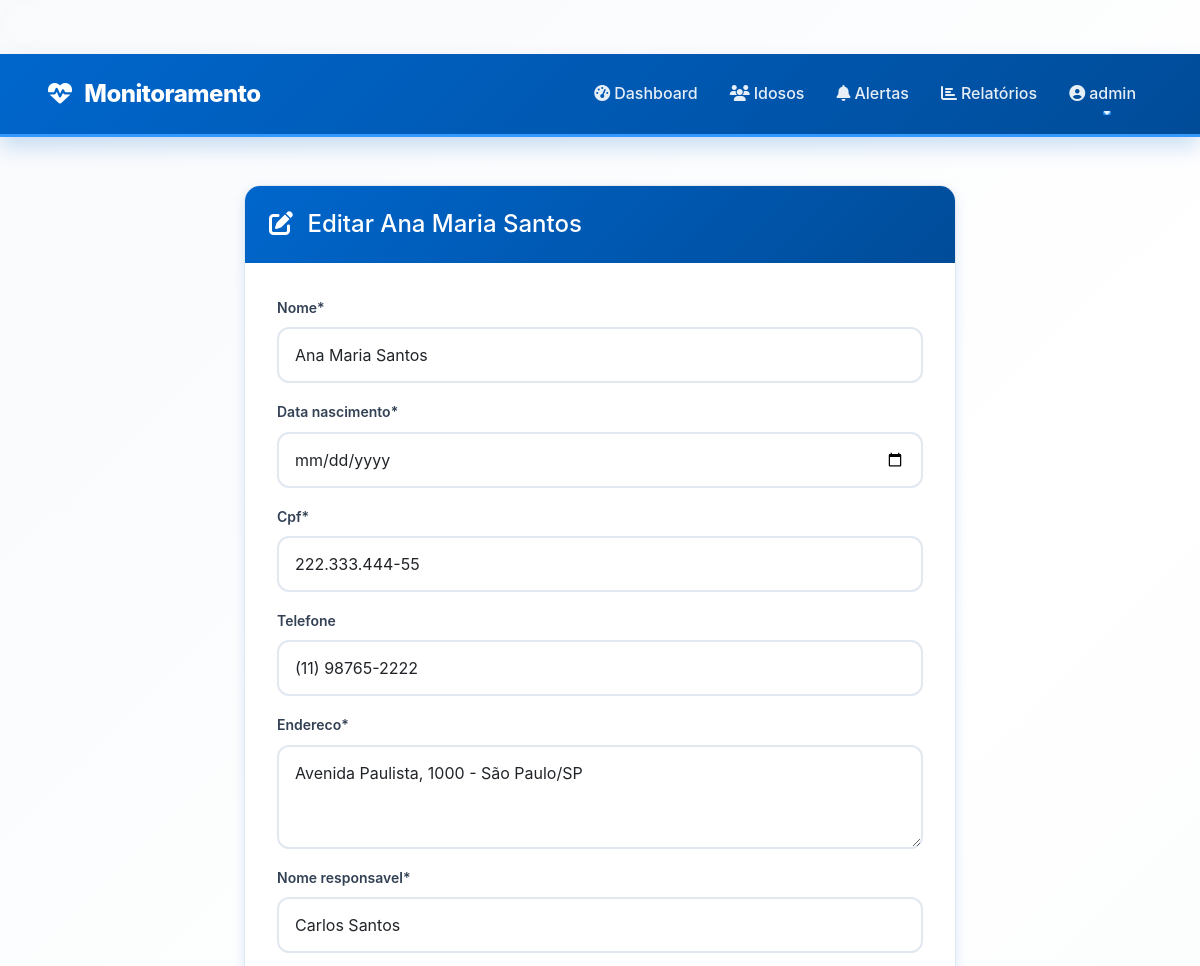
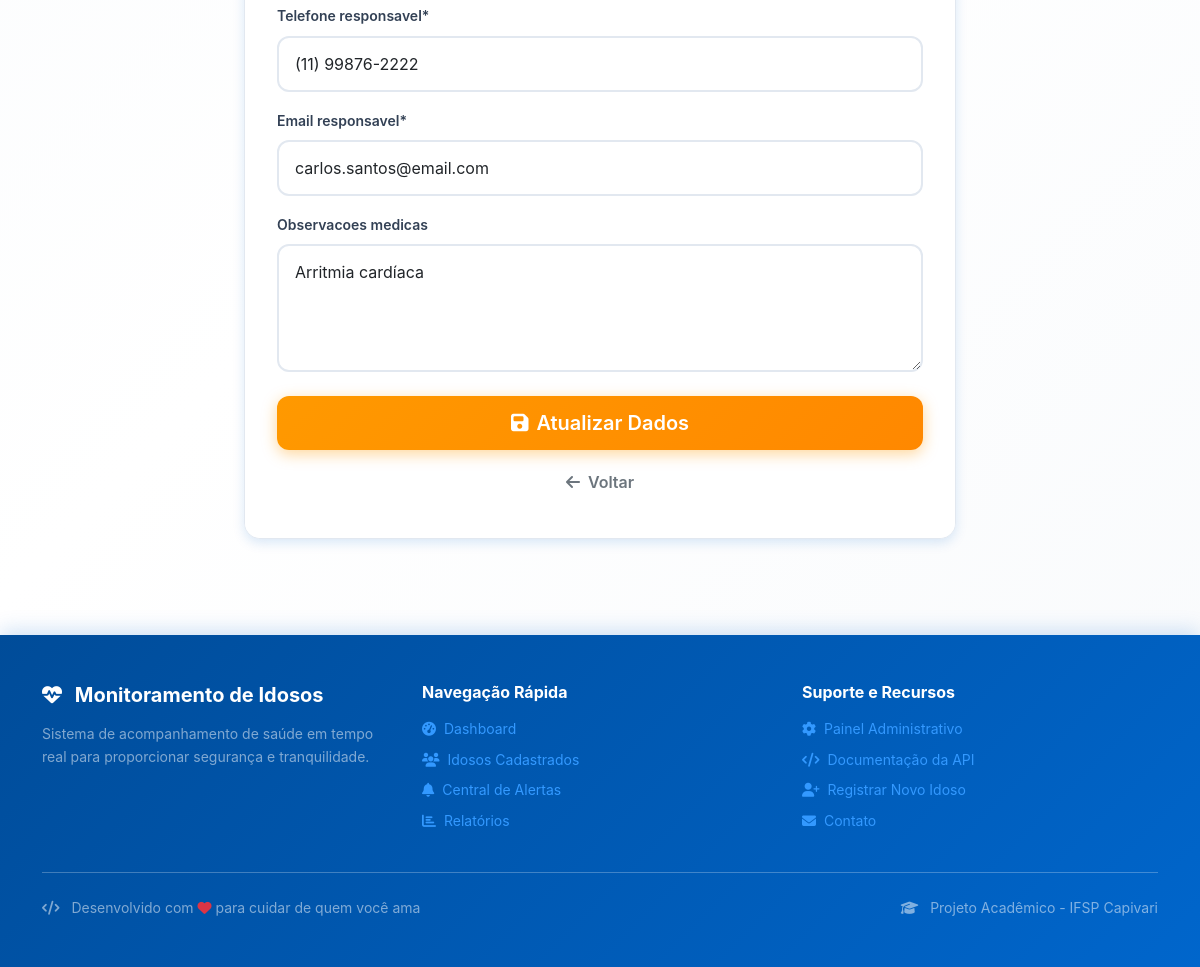
/idosos/3/editar/ (signed in), run on the app's committed database (2 pictures, top to bottom).
### monitoramento/models.py (models this page shows, shortened)
class Idoso(models.Model):
    nome = models.CharField(max_length=100)
    data_nascimento = models.DateField()
    cpf = models.CharField(max_length=14, unique=True)
    telefone = models.CharField(max_length=20, blank=True)
    endereco = models.TextField()
    nome_responsavel = models.CharField(max_length=100)
    telefone_responsavel = models.CharField(max_length=20)
    email_responsavel = models.EmailField()
    observacoes_medicas = models.TextField(blank=True, null=True)
    ativo = models.BooleanField(default=True)
    data_cadastro = models.DateTimeField(default=timezone.now)
    latitude = models.DecimalField(max_digits=10, decimal_places=8, null=True, blank=True)
    longitude = models.DecimalField(max_digits=11, decimal_places=8, null=True, blank=True)

### monitoramento/views.py (the view)
# urls.py: path('idosos/<int:idoso_id>/editar/', views.editar_idoso, name='editar_idoso'),
@login_required
def editar_idoso(request, idoso_id):
    idoso = get_object_or_404(Idoso, id=idoso_id)
    if request.method == 'POST':
        form = IdosoForm(request.POST, instance=idoso)
        if form.is_valid():
            form.save()
            messages.success(request, f'✅ Dados de {idoso.nome} atualizados!')
            return redirect('detalhe_idoso', idoso_id=idoso.id)
    else:
        form = IdosoForm(instance=idoso)
    return render(request, 'monitoramento/editar_idoso.html', {'form': form, 'idoso': idoso})

### templates/monitoramento/editar_idoso.html (shortened to what this page needs)
{% extends 'base.html' %}
{% load crispy_forms_tags %}
{% block content %}
<div class="container py-4">
    <div class="row justify-content-center">
        <div class="col-lg-8">
            <div class="card">
                <div class="card-header bg-warning text-white">
                    <h4 class="mb-0">
                        <i class="fas fa-edit me-2"></i>
                        Editar {{ idoso.nome }}
                    </h4>
                </div>
                <div class="card-body">
                    <form method="post">
                        {{ form|crispy }}
                        <div class="d-grid gap-2 mt-4">
                            <button type="submit" class="btn btn-warning btn-lg">
                                <i class="fas fa-save me-2"></i>Atualizar Dados
                            </button>
                            <a href="{% url 'detalhe_idoso' idoso.id %}" class="btn btn-outline-secondary">
                                <i class="fas fa-arrow-left me-2"></i>Voltar
                            </a>
                        </div>
                    </form>
                </div>
            </div>
        </div>
    </div>
</div>
{% endblock %}

### templates/base.html (shortened to what this page needs)
{% load static %}
<!DOCTYPE html>
<html lang="pt-BR">
<head>
  <link href="https://cdn.jsdelivr.net/npm/bootstrap@5.3.0/dist/css/bootstrap.min.css" rel="stylesheet">
  <link rel="stylesheet" href="https://cdnjs.cloudflare.com/ajax/libs/font-awesome/6.4.0/css/all.min.css">
  <link rel="stylesheet" href="{% static 'css/mobile.css' %}">
</head>
<body>
  <div class="spinner-overlay" id="loadingSpinner">
    <div class="spinner-border text-light" role="status" style="width: 3rem; height: 3rem;">
    </div>
  </div>
  <nav class="navbar navbar-expand-lg navbar-dark">
    <div class="container-fluid">
      <a class="navbar-brand" href="{% url 'index' %}">
        <i class="fas fa-heartbeat me-2"></i>
        <span class="d-none d-sm-inline">Monitoramento</span>
      </a>
      {% if user.is_authenticated %}
        <div class="collapse navbar-collapse" id="navbarNav">
          <ul class="navbar-nav ms-auto">
            <li class="nav-item">
              <a class="nav-link" href="{% url 'dashboard' %}">
                <i class="fas fa-tachometer-alt me-1"></i>Dashboard
              </a>
            </li>
            <li class="nav-item">
              <a class="nav-link" href="{% url 'lista_idosos' %}">
                <i class="fas fa-users me-1"></i>Idosos
              </a>
            </li>
            <li class="nav-item">
              <a class="nav-link" href="{% url 'lista_alertas' %}">
                <i class="fas fa-bell me-1"></i>Alertas
              </a>
            </li>
            <li class="nav-item">
              <a class="nav-link" href="{% url 'relatorios' %}">
                <i class="fas fa-chart-bar me-1"></i>Relatórios
              </a>
            </li>
            <li class="nav-item dropdown">
              <a class="nav-link dropdown-toggle" href="#" id="userDropdown" role="button" data-bs-toggle="dropdown">
                <i class="fas fa-user-circle me-1"></i>{{ user.username }}
              </a>
            </li>
          </ul>
        </div>
      {% endif %}
    </div>
  </nav>
  <main class="container-fluid py-4">
    {% block content %}{% endblock %}
  </main>
  <footer class="footer mt-5">
    <div class="container">
      <div class="row">
        <div class="col-md-4 mb-4 mb-md-0">
          <h5 class="mb-3">
            <i class="fas fa-heartbeat me-2"></i>
            Monitoramento de Idosos
          </h5>
          <p class="small text-white-50">
            Sistema de acompanhamento de saúde em tempo real para proporcionar segurança e tranquilidade.
          </p>
        </div>
        <div class="col-md-4 mb-4 mb-md-0">
          <h6 class="mb-3">Navegação Rápida</h6>
          <ul class="list-unstyled small">
            <li class="mb-2">
              <a href="{% url 'dashboard' %}">
                <i class="fas fa-tachometer-alt me-2"></i>Dashboard
              </a>
            </li>
            <li class="mb-2">
              <a href="{% url 'lista_idosos' %}">
                <i class="fas fa-users me-2"></i>Idosos Cadastrados
              </a>
            </li>
            <li class="mb-2">
              <a href="{% url 'lista_alertas' %}">
                <i class="fas fa-bell me-2"></i>Central de Alertas
              </a>
            </li>
            <li class="mb-2">
              <a href="{% url 'relatorios' %}">
                <i class="fas fa-chart-bar me-2"></i>Relatórios
              </a>
            </li>
          </ul>
        </div>
        <div class="col-md-4">
          <h6 class="mb-3">Suporte e Recursos</h6>
          <ul class="list-unstyled small">
            <li class="mb-2">
              <a href="/admin/">
                <i class="fas fa-cog me-2"></i>Painel Administrativo
              </a>
            </li>
            <li class="mb-2">
              <a href="/api/docs/">
                <i class="fas fa-code me-2"></i>Documentação da API
              </a>
            </li>
            <li class="mb-2">
              <a href="{% url 'public_add_idoso' %}">
                <i class="fas fa-user-plus me-2"></i>Registrar Novo Idoso
              </a>
            </li>
            <li class="mb-2">
              <a href="mailto:suporte@monitoramento.com">
                <i class="fas fa-envelope me-2"></i>Contato
              </a>
            </li>
          </ul>
        </div>
      </div>
      <hr class="my-4 border-white-50">
      <div class="row align-items-center">
        <div class="col-md-6 text-center text-md-start mb-3 mb-md-0">
          <p class="mb-0 small text-white-50">
            <i class="fas fa-code me-2"></i>
            Desenvolvido com <i class="fas fa-heart text-danger"></i> para cuidar de quem você ama
          </p>
        </div>
        <div class="col-md-6 text-center text-md-end">
          <p class="mb-0 small text-white-50">
            <i class="fas fa-graduation-cap me-2"></i>
            Projeto Acadêmico - IFSP Capivari
          </p>
        </div>
      </div>
    </div>
  </footer>
</body>
</html>

### static/css/mobile.css (style rules this page uses)
:root { --primary: #0066CC; --primary-dark: #004C99; --primary-light: #3399FF; --secondary: #0099FF; --success: #00CC66; --warning: #FF9900; --danger: #FF3333; --info: #00CCFF; --white: #FFFFFF; --gray-50: #F8FAFC; --gray-100: #F1F5F9; --gray-200: #E2E8F0; --gray-300: #CBD5E1; --gray-400: #94A3B8; --gray-500: #64748B; --gray-600: #475569; --gray-700: #334155; --gray-800: #1E293B; --gray-900: #0F172A; --shadow-sm: 0 1px 3px rgba(0, 102, 204, 0.1); --shadow-md: 0 4px 12px rgba(0, 102, 204, 0.15); --shadow-lg: 0 10px 20px rgba(0, 102, 204, 0.2); --shadow-xl: 0 20px 40px rgba(0, 102, 204, 0.25); --transition: all 0.3s cubic-bezier(0.4, 0, 0.2, 1); }
* { margin: 0; padding: 0; box-sizing: border-box; }
body { font-family: -apple-system, BlinkMacSystemFont, 'Segoe UI', Roboto, 'Helvetica Neue', Arial, sans-serif; background: linear-gradient(135deg, var(--gray-50) 0%, var(--white) 50%, var(--gray-50) 100%); color: var(--gray-800); line-height: 1.6; overflow-x: hidden; }
.navbar { background: linear-gradient(135deg, var(--primary) 0%, var(--primary-dark) 100%) !important; box-shadow: var(--shadow-lg); backdrop-filter: blur(10px); padding: 1rem 0; border-bottom: 3px solid var(--primary-light); }
.navbar-brand { font-weight: 800; font-size: 1.5rem; letter-spacing: -0.5px; transition: var(--transition); color: var(--white) !important; }
.nav-link { font-weight: 500; transition: var(--transition); position: relative; padding: 0.5rem 1rem !important; color: rgba(255, 255, 255, 0.9) !important; }
.nav-link::after { content: ''; position: absolute; bottom: 0; left: 50%; width: 0; height: 3px; background: var(--primary-light); transition: var(--transition); transform: translateX(-50%); border-radius: 2px; }
.card { border: none; border-radius: 16px; box-shadow: var(--shadow-md); transition: var(--transition); overflow: hidden; background: var(--white); border: 1px solid var(--gray-200); }
.card-header { background: linear-gradient(135deg, var(--primary) 0%, var(--primary-dark) 100%); color: var(--white); border: none; padding: 1.5rem; font-weight: 600; }
.card-body { padding: 1.5rem; background: var(--white); }
.btn { border-radius: 12px; padding: 0.75rem 1.5rem; font-weight: 600; transition: var(--transition); border: none; position: relative; overflow: hidden; }
.btn::before { content: ''; position: absolute; top: 50%; left: 50%; width: 0; height: 0; border-radius: 50%; background: rgba(255, 255, 255, 0.3); transform: translate(-50%, -50%); transition: width 0.6s, height 0.6s; }
.btn-warning { background: linear-gradient(135deg, var(--warning), #FF8800); box-shadow: 0 4px 15px rgba(255, 153, 0, 0.4); color: var(--white); }
.form-control, .form-select { border: 2px solid var(--gray-200); border-radius: 12px; padding: 0.875rem 1rem; transition: var(--transition); font-size: 1rem; background: var(--white); }
.form-label { font-weight: 600; color: var(--gray-700); margin-bottom: 0.5rem; font-size: 0.875rem; }
.footer { background: linear-gradient(135deg, var(--primary-dark) 0%, var(--primary) 100%); color: var(--white); padding: 3rem 0; margin-top: 4rem; box-shadow: 0 -4px 20px rgba(0, 102, 204, 0.2); }
.footer a { color: var(--primary-light); text-decoration: none; transition: var(--transition); }
.footer h5, .footer h6 { color: var(--white); font-weight: 700; }
@media (min-width: 1200px) { .container-fluid { padding-left: 3rem; padding-right: 3rem; } }
@media (min-width: 1200px) { .card-body { padding: 2rem; } }
.card, .alert, .table tbody tr { animation: fadeIn 0.5s ease-out; }
html { scroll-behavior: smooth; }

### data on the page
Idoso: nome "Ana Maria Santos", cpf "222.333.444-55", telefone "(11) 98765-2222", endereco "Avenida Paulista, 1000 - São Paulo/SP", nome_responsavel "Carlos Santos", telefone_responsavel "(11) 99876-2222", email_responsavel "carlos.santos@email.com", observacoes_medicas "Arritmia cardíaca"

### other printed values
{{ user.username }} "admin"
